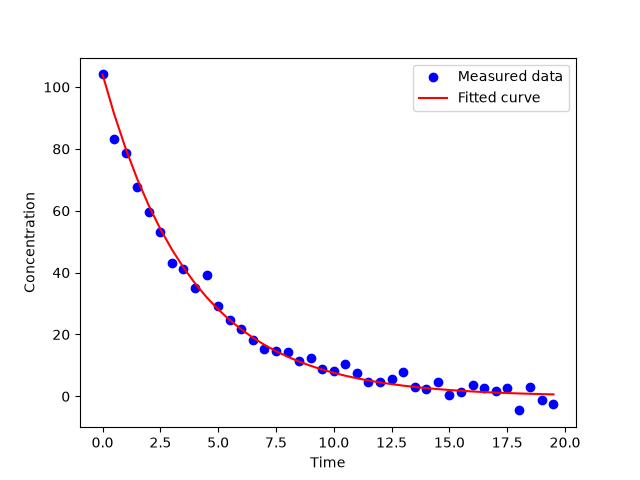

Write Python code to recreate this figure.
import numpy as np
import matplotlib.pyplot as plt

data = np.loadtxt("PW2/Lab B/kinetics.csv", delimiter=",", skiprows=1)

t = data[:, 0]
C = data[:, 1]
C0 = C[0]

def total_error(k):
    predicted = C0 * np.exp(-k * t)
    return np.sum((C - predicted)**2)

from scipy.optimize import minimize_scalar

result = minimize_scalar(total_error, bounds=(0, 10), method="bounded")

k = result.x

print("Reaction rate k =", k)  

plt.scatter(t, C, color="blue", label="Measured data")
plt.plot(t, C0 * np.exp(-k * t), color="red", label="Fitted curve")

plt.xlabel("Time")
plt.ylabel("Concentration")
plt.legend()

plt.savefig("PW2/Lab B/kinetics.png")
plt.show()
